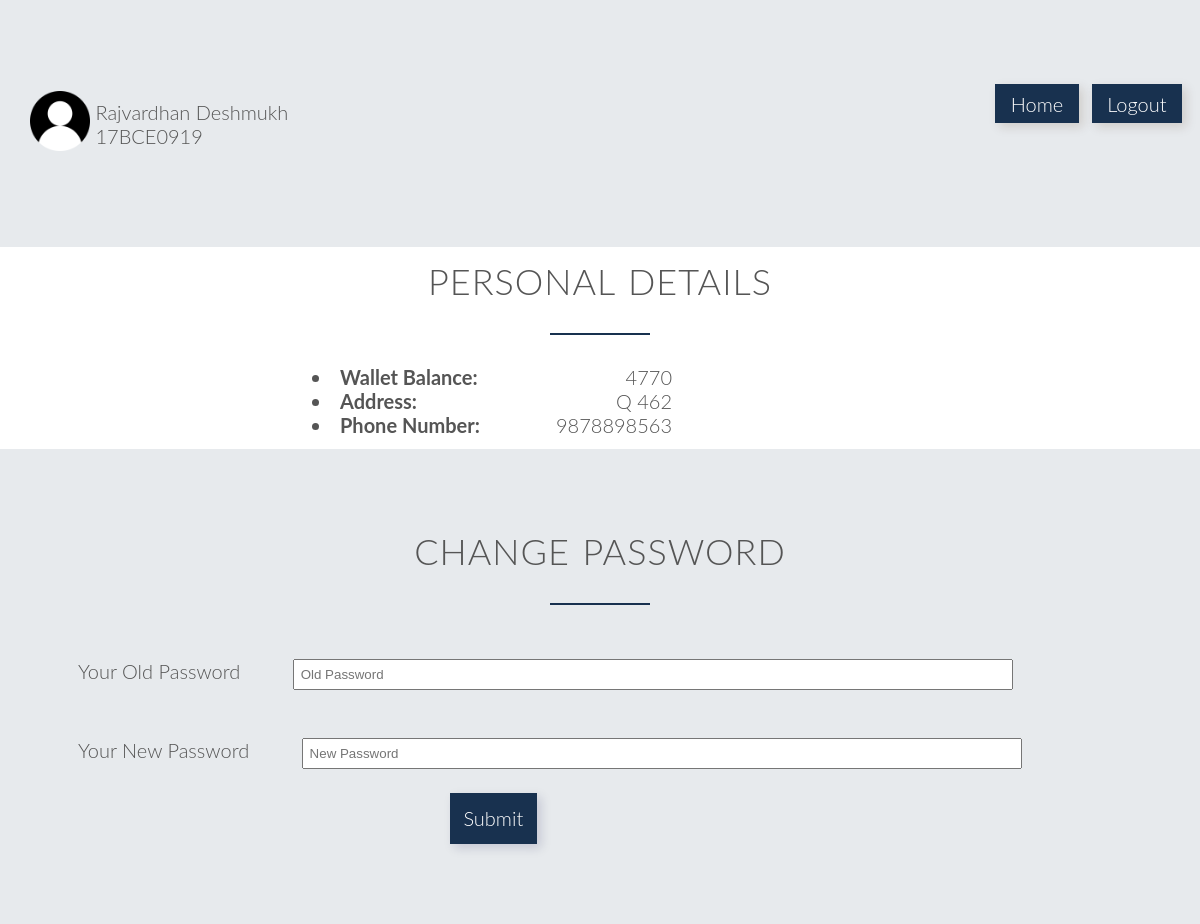
Screenshot of /profile.php (signed in) with the database file from the repository.
### tables this page shows
CREATE TABLE `customer` (
  `custid` varchar(10) NOT NULL,
  `name` varchar(25) DEFAULT NULL,
  `wallet` int(11) DEFAULT NULL,
  `hblock` varchar(2) DEFAULT NULL,
  `hroom` int(11) DEFAULT NULL,
  `phone` decimal(30,0) DEFAULT NULL
);

### profile.php (the view, shortened to what this page needs)
<!DOCTYPE html>
<?php
    include('sessioncust.php');
    $uname = $_SESSION['login_user'];
    $sql = "SELECT * from customer where custid='$uname'";
    $result = mysqli_query($db,$sql);
    $row = mysqli_fetch_array($result,MYSQLI_ASSOC);
?>
<html>
    <head>
        <link rel="stylesheet" type="text/css" href="css/style.css">
        <link rel="stylesheet" type="text/css" href="css/grid.css">
    </head>
    <body>
        <section class="section-plans">
            <div class="row">
                <div class="col span-10-of-12">
                    <img src="images/person.png" style="border-radius: 20%; width: 5vw;">
                    <div style="display: inline-block; vertical-align: super"><?php echo $row['name']?><br><?php echo $row['custid']?></div>
                </div>
                <div class="col span-1-of-12"><a style="text-decoration: none; background-color: #18314f; padding: 10% 20%; color: white; vertical-align: text-bottom; margin-top: 20%; margin-bottom: 20%; box-shadow: 4px 4px 10px rgba(72, 39, 10, 0.15)" href="homepage.php">Home</a></div>
                <div class="col span-1-of-12"><a style="text-decoration: none; background-color: #18314f; padding: 10% 20%; color: white; vertical-align: text-bottom; margin-top: 20%; margin-bottom: 20%; box-shadow: 4px 4px 10px rgba(72, 39, 10, 0.15)" href="index.php">Logout</a></div>
            </div>
        </section>
        <section class="section-cant">
            <div class="row">
                <h2>Personal Details</h2>
            </div>
            <?php
                echo "<li style=\"margin-left:25vw; width:30vw;\"><strong>Wallet Balance: </strong><div style=\"float:right;\">".$row['wallet']."</div></li>";
                echo "<li style=\"margin-left:25vw; width:30vw;\"><strong>Address: </strong><div style=\"float:right;\">".$row['hblock']." ".$row['hroom']."</div></li>";
                echo "<li style=\"margin-left:25vw; width:30vw;\"><strong>Phone Number: </strong><div style=\"float:right;\">".$row['phone']."</div></li>";
            ?>
        </section>
        <section class="section-plans">
            <div class="row">
                <h2>Change Password</h2>
            </div>
            <div class="row">
                <form method="post" id="sjt" name="sjt" action="<?php $_PHP_SELF ?>">
                    <label for="oldpwd" style="font-family: 'Lato','Arial', sans-serif;font-weight: 300;font-size: 20px; margin-left:4vw;">Your Old Password</label>
                    <input type="password" placeholder="Old Password" id="oldpwd" name="oldpwd" style="margin:2vw 4vw; width:60vw; padding: 0.5vw;" required>
                    <br>
                    <label for="newpwd" style="font-family: 'Lato','Arial', sans-serif;font-weight: 300;font-size: 20px; margin-left:4vw;">Your New Password</label>
                    <input type="password" placeholder="New Password" id="newpwd" name="newpwd" style="margin:2vw 4vw; width:60vw; padding: 0.5vw;" required>
                    <br>
                    <input type="submit" for="sjt" value="Submit" id="Submit" name="Submit" style="box-shadow: 4px 4px 10px rgba(12, 10, 72, 0.15); text-align: center; padding: 1%;border: 2px solid #18314f;background-color: #18314f; color: white; font-family: 'Lato','Arial', sans-serif;font-weight: 300;font-size: 20px;margin-left:35vw; margin-botton:4vw;"><br>
                </form>
            </div>
        </section>
   </body>
</html>

### css/style.css (style rules this page uses)
* { margin:0; padding: 0; -webkit-box-sizing: border-box; box-sizing: border-box; }
html, body { background-color: #fff; color: #555; font-family: 'Lato','Arial', sans-serif; font-weight: 300; font-size: 20px; text-rendering: optimizeLegibility; overflow-x: hidden; }
.row { max-width: 1140px; margin: 0 auto; }
section { padding: 80px 0px; }
h1, h2, h3 { font-weight: 300; text-transform: uppercase; }
h2 { font-size: 180%; word-spacing: 2px; text-align: center; margin-bottom: 30px; letter-spacing: 1px; }
h2:after { display: block; height: 2px; background-color: #18314f; content: " "; width: 100px; margin: 0 auto; margin-top: 30px; }
.section-cant { padding: 1%; }
.section-plans { background-color: rgba(24, 49, 79, 0.1); }
form { font-size: 80%; }

### css/grid.css (style rules this page uses)
.row { zoom: 1; }
.row:before, .row:after { content:""; display:table; }
.row:after { clear:both; }
.col { display: block; float:left; margin: 1% 0 1% 1.6%; }
.col:first-child { margin-left: 0; }
.span-10-of-12 { width: 83.06%; }
.span-1-of-12 { width: 6.86%; }

### rows the page displays
customer: name "Rajvardhan Deshmukh", custid "17BCE0919", wallet "4770", hblock "Q", hroom "462", phone "9878898563"
